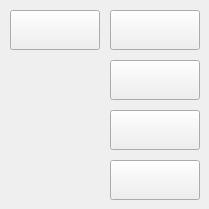
   <widget class="QWidget" name="tab_U_bis_Z">
    <attribute name="title">
     <string>Websides von U bis Z</string>
    </attribute>
    <widget class="QPushButton" name="Btn_Vixen">
     <property name="geometry">
      <rect>
       <x>10</x>
       <y>10</y>
       <width>90</width>
       <height>40</height>
      </rect>
     </property>
     <property name="font">
      <font>
       <pointsize>18</pointsize>
      </font>
     </property>
     <property name="whatsThis">
      <string>Vixen</string>
     </property>
     <property name="text">
      <string/>
     </property>
     <property name="iconSize">
      <size>
       <width>90</width>
       <height>40</height>
      </size>
     </property>
    </widget>
    <widget class="QPushButton" name="Btn_WTFPass">
     <property name="geometry">
      <rect>
       <x>110</x>
       <y>10</y>
       <width>90</width>
       <height>40</height>
      </rect>
     </property>
     <property name="sizePolicy">
      <sizepolicy hsizetype="Minimum" vsizetype="Fixed">
       <horstretch>0</horstretch>
       <verstretch>0</verstretch>
      </sizepolicy>
     </property>
     <property name="font">
      <font>
       <pointsize>18</pointsize>
      </font>
     </property>
     <property name="toolTip">
      <string>WTFPass</string>
     </property>
     <property name="whatsThis">
      <string>WTFPass</string>
     </property>
     <property name="text">
      <string/>
     </property>
     <property name="icon">
      <iconset resource="../resource_collection_files/studios.qrc">
       <normaloff>:/studios/networkWTFPass/WTFPass/WTFPass.png</normaloff>:/studios/networkWTFPass/WTFPass/WTFPass.png</iconset>
     </property>
     <property name="iconSize">
      <size>
       <width>90</width>
       <height>40</height>
      </size>
     </property>
    </widget>
    <widget class="QPushButton" name="Btn_WeFuckBlackGirls">
     <property name="geometry">
      <rect>
       <x>110</x>
       <y>60</y>
       <width>90</width>
       <height>40</height>
      </rect>
     </property>
     <property name="font">
      <font>
       <pointsize>18</pointsize>
      </font>
     </property>
     <property name="toolTip">
      <string>WeFuckBlackGirls</string>
     </property>
     <property name="whatsThis">
      <string>WeFuckBlackGirls</string>
     </property>
     <property name="text">
      <string/>
     </property>
     <property name="iconSize">
      <size>
       <width>90</width>
       <height>40</height>
      </size>
     </property>
    </widget>
    <widget class="QPushButton" name="Btn_WowGirls">
     <property name="geometry">
      <rect>
       <x>110</x>
       <y>110</y>
       <width>90</width>
       <height>40</height>
      </rect>
     </property>
     <property name="font">
      <font>
       <pointsize>18</pointsize>
      </font>
     </property>
     <property name="toolTip">
      <string>WowGirls</string>
     </property>
     <property name="whatsThis">
      <string>WowGirls</string>
     </property>
     <property name="text">
      <string/>
     </property>
     <property name="icon">
      <iconset resource="../resource_collection_files/studios.qrc">
       <normaloff>:/studios/networkWowNetwork/WowGirls/wowgirls.png</normaloff>:/studios/networkWowNetwork/WowGirls/wowgirls.png</iconset>
     </property>
     <property name="iconSize">
      <size>
       <width>90</width>
       <height>40</height>
      </size>
     </property>
    </widget>
    <widget class="QPushButton" name="Btn_WeFuckBlackGirls_3">
     <property name="geometry">
      <rect>
       <x>110</x>
       <y>160</y>
       <width>90</width>
       <height>40</height>
      </rect>
     </property>
     <property name="font">
      <font>
       <pointsize>18</pointsize>
      </font>
     </property>
     <property name="toolTip">
      <string>WowPorn</string>
     </property>
     <property name="whatsThis">
      <string>WowPorn</string>
     </property>
     <property name="text">
      <string/>
     </property>
     <property name="icon">
      <iconset resource="../resource_collection_files/studios.qrc">
       <normaloff>:/studios/networkWowNetwork/WowPorn/wowporn.png</normaloff>:/studios/networkWowNetwork/WowPorn/wowporn.png</iconset>
     </property>
     <property name="iconSize">
      <size>
       <width>90</width>
       <height>40</height>
      </size>
     </property>
    </widget>
   </widget>
